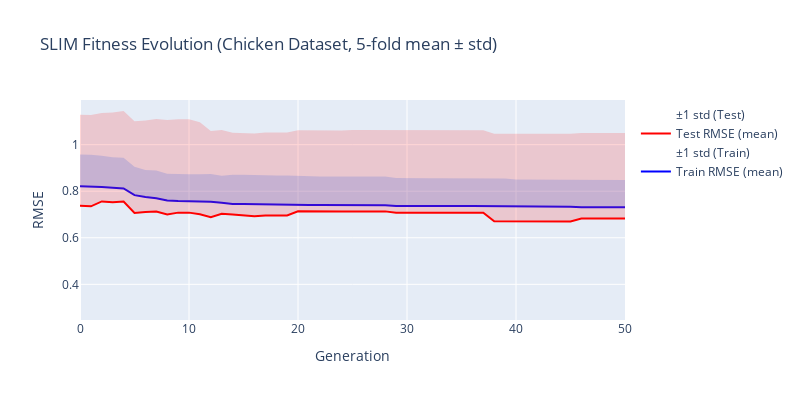

Write notebook code for a chart like this one.
### Code cell
DATASET_NAME = 'Chicken Dataset'
fig = go.Figure()

# Train Fitness (mean ± std)
fig.add_trace(go.Scatter(
    x=mean_df["Generation"],
    y=mean_df["Fitness"],
    mode='lines',
    name='Train RMSE (mean)',
    line=dict(color='blue', width=2)
))
# Add std as a shaded region (light blue)
fig.add_trace(go.Scatter(
    x=mean_df["Generation"],
    y=mean_df["Fitness"] + std_df["Fitness"],
    mode='lines',
    line=dict(width=0),
    showlegend=False,
    fillcolor='rgba(0, 100, 255, 0.2)',
    fill='tonexty'
))
fig.add_trace(go.Scatter(
    x=mean_df["Generation"],
    y=mean_df["Fitness"] - std_df["Fitness"],
    mode='lines',
    line=dict(width=0),
    name='±1 std (Train)',
    fillcolor='rgba(0, 100, 255, 0.2)'
))

# Test Fitness (mean ± std)
fig.add_trace(go.Scatter(
    x=mean_df["Generation"],
    y=mean_df["Test_fitness"],
    mode='lines',
    name='Test RMSE (mean)',
    line=dict(color='red', width=2)
))
# Add std as a shaded region (light red)
fig.add_trace(go.Scatter(
    x=mean_df["Generation"],
    y=mean_df["Test_fitness"] + std_df["Test_fitness"],
    mode='lines',
    line=dict(width=0),
    showlegend=False,
    fillcolor='rgba(255, 50, 50, 0.2)',
    fill='tonexty'
))
fig.add_trace(go.Scatter(
    x=mean_df["Generation"],
    y=mean_df["Test_fitness"] - std_df["Test_fitness"],
    mode='lines',
    line=dict(width=0),
    name='±1 std (Test)',
    fillcolor='rgba(255, 50, 50, 0.2)'
))

fig.update_layout(
    title=f'SLIM Fitness Evolution ({DATASET_NAME}, 5-fold mean ± std)',
    xaxis_title='Generation',
    yaxis_title='RMSE',
    hovermode='x unified',
    height=400,
    width=800
)
fig.show()

### Figure 1 — Plotly figure (JSON) as saved in the notebook; plotly's stock layout.template omitted (floating-point values rounded to 4 significant figures)
{"data": [{"line": {"color": "blue", "width": 2}, "mode": "lines", "name": "Train RMSE (mean)", "type": "scatter", "x": [0, 1, 2, 3, 4, 5, 6, 7, 8, 9, 10, 11, 12, 13, 14, 15, 16, 17, 18, 19, 20, 21, 22, 23, 24, 25, 26, 27, 28, 29, 30, 31, 32, 33, 34, 35, 36, 37, 38, 39, 40, 41, 42, 43, 44, 45, 46, 47, 48, 49, 50], "y": [0.8216, 0.8212, 0.8178, 0.8147, 0.8121, 0.7832, 0.7749, 0.7701, 0.7601, 0.7575, 0.7575, 0.7567, 0.7545, 0.7504, 0.7455, 0.7454, 0.7442, 0.7427, 0.7427, 0.7427, 0.7416, 0.7404, 0.7404, 0.7404, 0.7404, 0.74, 0.7395, 0.7395, 0.7395, 0.7366, 0.736, 0.736, 0.736, 0.736, 0.736, 0.736, 0.736, 0.736, 0.7352, 0.7352, 0.7334, 0.7334, 0.7333, 0.7333, 0.7333, 0.7333, 0.7311, 0.7311, 0.7311, 0.7311, 0.7311]}, {"fill": "tonexty", "fillcolor": "rgba(0, 100, 255, 0.2)", "line": {"width": 0}, "mode": "lines", "showlegend": false, "type": "scatter", "x": [0, 1, 2, 3, 4, 5, 6, 7, 8, 9, 10, 11, 12, 13, 14, 15, 16, 17, 18, 19, 20, 21, 22, 23, 24, 25, 26, 27, 28, 29, 30, 31, 32, 33, 34, 35, 36, 37, 38, 39, 40, 41, 42, 43, 44, 45, 46, 47, 48, 49, 50], "y": [0.9573, 0.9565, 0.9522, 0.946, 0.9441, 0.905, 0.8907, 0.8888, 0.8755, 0.8727, 0.8727, 0.8726, 0.8744, 0.8667, 0.8709, 0.8708, 0.869, 0.8671, 0.8671, 0.8671, 0.8649, 0.8633, 0.8633, 0.8633, 0.8633, 0.8637, 0.8628, 0.8628, 0.8628, 0.8567, 0.8554, 0.8554, 0.8554, 0.8554, 0.8554, 0.8554, 0.8554, 0.8554, 0.8545, 0.8545, 0.8508, 0.8508, 0.8507, 0.8507, 0.8507, 0.8507, 0.8481, 0.8481, 0.8481, 0.8481, 0.8481]}, {"fillcolor": "rgba(0, 100, 255, 0.2)", "line": {"width": 0}, "mode": "lines", "name": "±1 std (Train)", "type": "scatter", "x": [0, 1, 2, 3, 4, 5, 6, 7, 8, 9, 10, 11, 12, 13, 14, 15, 16, 17, 18, 19, 20, 21, 22, 23, 24, 25, 26, 27, 28, 29, 30, 31, 32, 33, 34, 35, 36, 37, 38, 39, 40, 41, 42, 43, 44, 45, 46, 47, 48, 49, 50], "y": [0.686, 0.686, 0.6833, 0.6834, 0.6801, 0.6614, 0.6592, 0.6515, 0.6446, 0.6424, 0.6424, 0.6408, 0.6347, 0.6341, 0.6201, 0.6201, 0.6193, 0.6184, 0.6184, 0.6184, 0.6184, 0.6174, 0.6174, 0.6174, 0.6174, 0.6162, 0.6163, 0.6163, 0.6163, 0.6165, 0.6166, 0.6166, 0.6166, 0.6166, 0.6166, 0.6166, 0.6166, 0.6166, 0.6159, 0.6159, 0.616, 0.616, 0.6159, 0.6159, 0.6159, 0.6159, 0.6141, 0.6141, 0.6141, 0.6141, 0.6141]}, {"line": {"color": "red", "width": 2}, "mode": "lines", "name": "Test RMSE (mean)", "type": "scatter", "x": [0, 1, 2, 3, 4, 5, 6, 7, 8, 9, 10, 11, 12, 13, 14, 15, 16, 17, 18, 19, 20, 21, 22, 23, 24, 25, 26, 27, 28, 29, 30, 31, 32, 33, 34, 35, 36, 37, 38, 39, 40, 41, 42, 43, 44, 45, 46, 47, 48, 49, 50], "y": [0.7376, 0.7351, 0.756, 0.7521, 0.7561, 0.7064, 0.7106, 0.7124, 0.7005, 0.708, 0.708, 0.7014, 0.6886, 0.7034, 0.6995, 0.6943, 0.692, 0.6958, 0.6958, 0.6958, 0.7137, 0.7128, 0.7128, 0.7128, 0.7128, 0.7133, 0.7134, 0.7134, 0.7134, 0.7072, 0.7073, 0.7073, 0.7073, 0.7073, 0.7073, 0.7073, 0.7073, 0.7073, 0.6705, 0.6705, 0.6716, 0.6716, 0.6702, 0.6702, 0.6702, 0.6702, 0.6829, 0.6829, 0.6829, 0.6829, 0.6829]}, {"fill": "tonexty", "fillcolor": "rgba(255, 50, 50, 0.2)", "line": {"width": 0}, "mode": "lines", "showlegend": false, "type": "scatter", "x": [0, 1, 2, 3, 4, 5, 6, 7, 8, 9, 10, 11, 12, 13, 14, 15, 16, 17, 18, 19, 20, 21, 22, 23, 24, 25, 26, 27, 28, 29, 30, 31, 32, 33, 34, 35, 36, 37, 38, 39, 40, 41, 42, 43, 44, 45, 46, 47, 48, 49, 50], "y": [1.128, 1.128, 1.136, 1.138, 1.145, 1.101, 1.104, 1.111, 1.106, 1.109, 1.109, 1.096, 1.059, 1.063, 1.052, 1.05, 1.048, 1.052, 1.052, 1.052, 1.062, 1.061, 1.061, 1.061, 1.061, 1.063, 1.063, 1.063, 1.063, 1.062, 1.062, 1.062, 1.062, 1.062, 1.062, 1.062, 1.062, 1.062, 1.047, 1.047, 1.047, 1.047, 1.046, 1.046, 1.046, 1.046, 1.05, 1.05, 1.05, 1.05, 1.05]}, {"fillcolor": "rgba(255, 50, 50, 0.2)", "line": {"width": 0}, "mode": "lines", "name": "±1 std (Test)", "type": "scatter", "x": [0, 1, 2, 3, 4, 5, 6, 7, 8, 9, 10, 11, 12, 13, 14, 15, 16, 17, 18, 19, 20, 21, 22, 23, 24, 25, 26, 27, 28, 29, 30, 31, 32, 33, 34, 35, 36, 37, 38, 39, 40, 41, 42, 43, 44, 45, 46, 47, 48, 49, 50], "y": [0.3467, 0.3424, 0.376, 0.366, 0.3675, 0.3117, 0.3175, 0.3142, 0.2952, 0.3066, 0.3066, 0.3063, 0.318, 0.3437, 0.3472, 0.3384, 0.3363, 0.3399, 0.3399, 0.3399, 0.3658, 0.3645, 0.3645, 0.3645, 0.3645, 0.3641, 0.3643, 0.3643, 0.3643, 0.3523, 0.3525, 0.3525, 0.3525, 0.3525, 0.3525, 0.3525, 0.3525, 0.3525, 0.2941, 0.2941, 0.2961, 0.2961, 0.294, 0.294, 0.294, 0.294, 0.3156, 0.3156, 0.3156, 0.3156, 0.3156]}], "layout": {"height": 400, "hovermode": "x unified", "title": {"text": "SLIM Fitness Evolution (Chicken Dataset, 5-fold mean ± std)"}, "width": 800, "xaxis": {"title": {"text": "Generation"}}, "yaxis": {"title": {"text": "RMSE"}}}}
